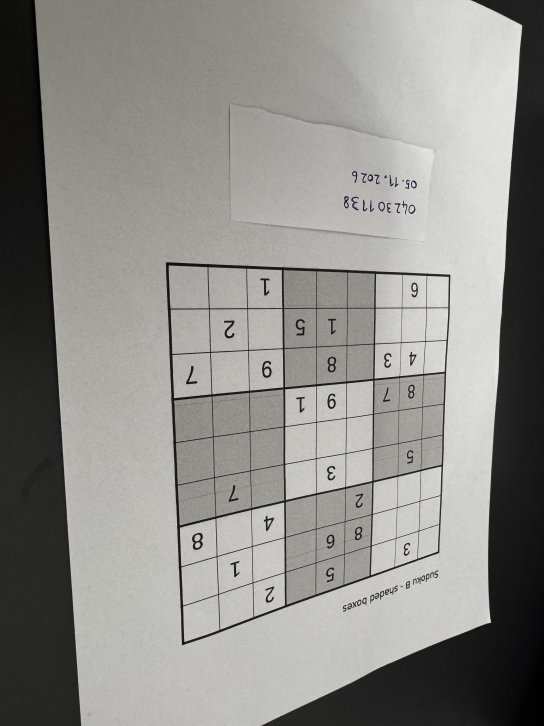
#> input picture report/figs/IMG_0842_small.jpg, 544 x 726 px
$ python annotate.py ../report/figs/IMG_0842_small.jpg
#> lines starting #> are read from the running program, lines starting #| are printed output that depends on the picture
### sudokuscan/pipeline.py
"""Puts the six stages together.  scan_image() is used by the command line
program and by every analysis script in tools/."""
import time

import cv2
import numpy as np

from .preprocess import resize_for_work, preprocess
from .corners import detect_corners
from .rectify import rectify_all
from .recognize import read_grid, orientation_score
from .validate import verdict


# [60 lines left out: function scan_image, not called in this run]


def load_image(path):
    """cv2.imread that also works with non-ASCII paths (e.g. Turkish names)."""
    data = np.fromfile(str(path), dtype=np.uint8)
    return cv2.imdecode(data, cv2.IMREAD_COLOR)
#> returned value is the input picture: shape (726, 544, 3); mean B, G, R 137.9, 141.7, 142

### tools/annotate.py
"""Annotate your own photos in the Appendix A format.

One photo:
  python tools/annotate.py data/personal/IMG_1234.jpg --conditions C2 C4
All photos listed in data/personal/photo_labels.txt, one after the other:
  python tools/annotate.py --batch data/personal

1. A window opens. Click the four OUTER corners of the puzzle grid in the
   order TL, TR, BR, BL of the PUZZLE (if the page is upside down in the
   photo, the puzzle's top-left corner is at the bottom-right of the image).
   Keys: u = undo last click, Enter = accept, Esc = skip this photo.
2. The 81 cell values:
   - if the photo's puzzle (A, B or C) is known, they are taken from
     tools/puzzles_truth.json (the printed puzzles; independent of the
     scanner);
   - otherwise the scanner's guess is shown row by row and you confirm or
     correct each row.
3. <name>.json is written next to the image.

photo_labels.txt maps file name -> {"puzzle": "A", "conditions": ["C2"]}.
"""
import argparse
import json
import sys
from pathlib import Path

import cv2
import numpy as np

sys.path.insert(0, str(Path(__file__).resolve().parent.parent))
from sudokuscan.pipeline import load_image
from sudokuscan.rectify import rectify_all
from sudokuscan.recognize import read_grid

NAMES = ["TL", "TR", "BR", "BL"]
MAX_SIDE = 1000
TRUTH = Path(__file__).resolve().parent / "puzzles_truth.json"


def click_corners(img, title):
    """Let the user click 4 corners. Returns (4,2) array or None if skipped."""
#> called with title = 'IMG_0842_small.jpg'
    scale = min(1.0, MAX_SIDE / max(img.shape[:2]))
#> scale = 1
    view = cv2.resize(img, None, fx=scale, fy=scale, interpolation=cv2.INTER_AREA)
    points = []

    def on_mouse(event, x, y, flags, param):
        if event == cv2.EVENT_LBUTTONDOWN and len(points) < 4:
            points.append((x / scale, y / scale))

    cv2.namedWindow(title, cv2.WINDOW_AUTOSIZE)
    cv2.setMouseCallback(title, on_mouse)
    while True:
        shown = view.copy()
        for i, (x, y) in enumerate(points):
            p = (int(x * scale), int(y * scale))
            cv2.circle(shown, p, 6, (0, 0, 255), 2)
            cv2.putText(shown, NAMES[i], (p[0] + 8, p[1] - 8),
                        cv2.FONT_HERSHEY_SIMPLEX, 0.8, (0, 0, 255), 2)
        if len(points) == 4:
            pts = (np.array(points) * scale).astype(np.int32).reshape(-1, 1, 2)
            cv2.polylines(shown, [pts], True, (0, 200, 0), 2)
            msg = "Enter = accept, u = undo"
        else:
            msg = f"click {NAMES[len(points)]} of the PUZZLE"
        cv2.rectangle(shown, (0, 0), (shown.shape[1], 40), (255, 255, 255), -1)
        cv2.putText(shown, msg, (10, 28), cv2.FONT_HERSHEY_SIMPLEX, 0.8, (0, 0, 255), 2)
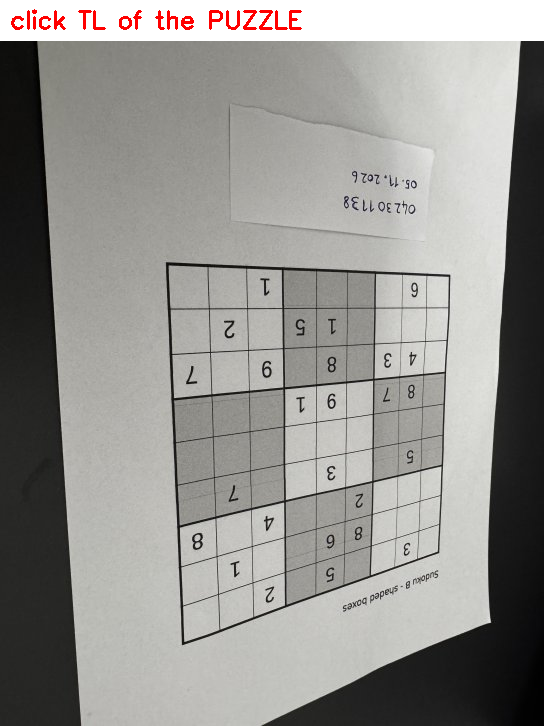
#> shown: shape (726, 544, 3); mean B, G, R 143.4, 146.9, 148.4
        cv2.imshow(title, shown)
        key = cv2.waitKey(30) & 0xFF
#> (key Esc is pressed here)
        if key == 27:
            cv2.destroyAllWindows()
            return None
        if key == ord("u") and points:
            points.pop()
        if key in (13, 10) and len(points) == 4:
            break
    cv2.destroyAllWindows()
    cv2.waitKey(1)
    return np.array(points)


def ask_grid(guess):
    print("\nScanner guess (0 = empty). Enter = accept the row, or type 9 digits:")
    grid = []
    for r in range(9):
        row = "".join(str(d) for d in guess[r])
        while True:
            text = input(f"row {r + 1}: {row}  > ").strip()
            if text == "":
                grid.append([int(c) for c in row])
                break
            if len(text) == 9 and text.isdigit():
                grid.append([int(c) for c in text])
                break
            print("   please type exactly 9 digits")
    return grid


def annotate(path, conditions, puzzle=None):
    path = Path(path)
    img = load_image(path)
    print(f"\n=== {path.name}  (puzzle {puzzle or '?'}, {' '.join(conditions)}) ===")
    corners = click_corners(img, path.name)
    if corners is None:
        print("skipped")
        return

    if puzzle:
        grid = json.loads(TRUTH.read_text())[puzzle]
        # sanity check: does the rectified image show this puzzle?
        rect = rectify_all(img, corners)["rect"]["H4"]
        guess, _, _ = read_grid(rect)
        agree = np.mean(np.asarray(guess) == np.asarray(grid))
        print(f"cell agreement between your corners + OCR and puzzle {puzzle}: {agree:.0%}")
        if agree < 0.8:
            print("  WARNING: low agreement - check the corner order "
                  "(TL, TR, BR, BL of the puzzle) and the puzzle letter.")
    else:
        rect = rectify_all(img, corners)["rect"]["H4"]
        guess, _, _ = read_grid(rect)
        grid = ask_grid(guess)

    ann = {"image": path.name, "conditions": conditions,
           "corners": [[round(float(x), 1), round(float(y), 1)] for x, y in corners],
           "grid": grid}
    out = path.with_suffix(".json")
    out.write_text(json.dumps(ann))
    print("saved", out.name)


def main():
    ap = argparse.ArgumentParser()
    ap.add_argument("image", nargs="?")
    ap.add_argument("--conditions", nargs="*", default=[], help="C1..C5")
    ap.add_argument("--puzzle", choices=["A", "B", "C"])
    ap.add_argument("--batch", help="folder with photo_labels.txt")
    ap.add_argument("--redo", action="store_true",
                    help="with --batch: also photos that already have a .json")
    args = ap.parse_args()

    if args.batch:
        folder = Path(args.batch)
        labels = json.loads((folder / "photo_labels.txt").read_text())
        for name, lab in labels.items():
            if (folder / name).with_suffix(".json").exists() and not args.redo:
                print(f"{name}: already annotated (use --redo to do it again)")
                continue
            annotate(folder / name, lab["conditions"], lab.get("puzzle"))
    elif args.image:
        annotate(args.image, args.conditions, args.puzzle)
    else:
        ap.error("give an image or --batch folder")


if __name__ == "__main__":
    main()
